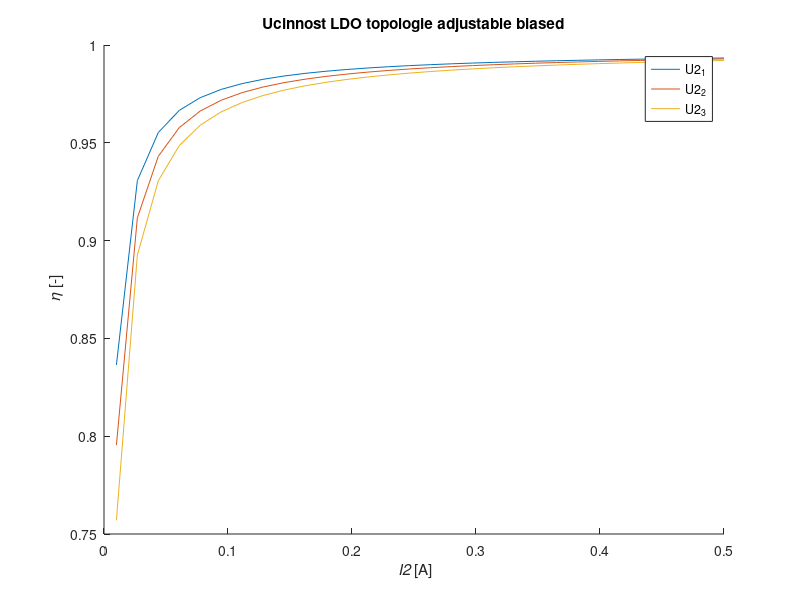

This chart was generated by the following MATLAB code:
U2 = 3.3;
I2 = linspace(0.01,0.5,30)
U_drop = 0.015;
I_adj = 0.001;
R1 = 1000;
R2 = 2000;
UB = 4.25;
IB = 0.000035;
eta = zeros(3,30);

i = 1;
while i < 4
    U2 = 3.3 + i*2;
    I_R2 = (U2-R1*I_adj)./(R1+R2);
    I_R1 = I_R2+I_adj;
    P2 = U2.*I2;
    P_drop = U_drop*(I2+I_R1);
    P_div = R1*(I_R1)^2+R2*(I_R2)^2;
    P_bias = UB*IB;
    P1 = P2 + P_drop + P_bias + P_div;
    eta(i,:) = P2./P1;
    i=i+1;
end

hold on;
plot(I2,eta(1,:));
plot(I2,eta(2,:));
plot(I2,eta(3,:));
xlabel('{\it I2} [A]');
ylabel('{\it \eta} [-]');
legend('U2_1', 'U2_2', 'U2_3');
title('Ucinnost LDO topologie adjustable biased');
hold off;